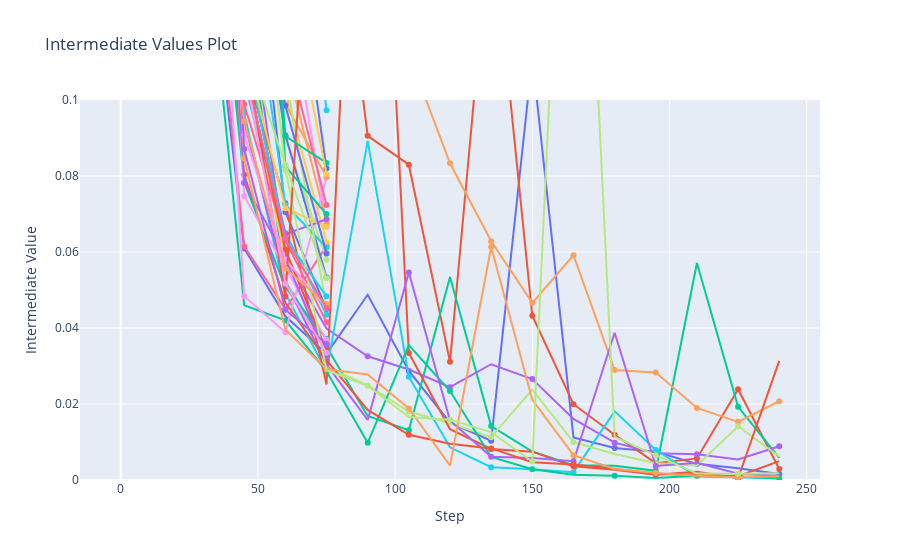

Notebook code for this chart:
### Code cell
fig = optuna.visualization.plot_intermediate_values(study_lambdas)

# Fix the visible y-range
fig.update_yaxes(range=[0.0, 0.1])

### Figure 1 — Plotly figure (JSON) as saved in the notebook; plotly's stock layout.template omitted (floating-point values rounded to 4 significant figures)
{"data": [{"marker": {"maxdisplayed": 10}, "mode": "lines+markers", "name": "Trial0", "type": "scatter", "x": [0, 15, 30, 45, 60, 75, 90, 105, 120, 135, 150, 165, 180, 195, 210, 225, 240], "y": [6.83, 0.7533, 0.1539, 0.06094, 0.04308, 0.03325, 0.04874, 0.02869, 0.0151, 0.01032, 0.1112, 0.0112, 0.008437, 0.007426, 0.004251, 0.003065, 0.001601]}, {"marker": {"maxdisplayed": 10}, "mode": "lines+markers", "name": "Trial1", "type": "scatter", "x": [0, 15, 30, 45, 60, 75, 90, 105, 120, 135, 150, 165, 180, 195, 210, 225, 240], "y": [6.019, 1.257, 0.8546, 0.5543, 0.2651, 0.1773, 0.09056, 0.08298, 0.03109, 0.1497, 0.04323, 0.01994, 0.01191, 0.004431, 0.005685, 0.0239, 0.002912]}, {"marker": {"maxdisplayed": 10}, "mode": "lines+markers", "name": "Trial2", "type": "scatter", "x": [0, 15, 30, 45, 60, 75, 90, 105, 120, 135, 150, 165, 180, 195, 210, 225, 240], "y": [5.227, 0.8887, 0.4106, 0.1297, 0.05218, 0.03504, 0.01686, 0.01309, 0.0534, 0.01419, 0.007498, 0.003885, 0.003721, 0.002414, 0.0571, 0.01927, 0.005842]}, {"marker": {"maxdisplayed": 10}, "mode": "lines+markers", "name": "Trial3", "type": "scatter", "x": [0, 15, 30, 45, 60, 75, 90, 105, 120, 135, 150, 165, 180, 195, 210, 225, 240], "y": [4.787, 0.6283, 0.358, 0.1342, 0.05884, 0.03984, 0.03255, 0.02907, 0.02442, 0.03046, 0.02656, 0.01609, 0.009829, 0.007067, 0.006775, 0.005392, 0.00889]}, {"marker": {"maxdisplayed": 10}, "mode": "lines+markers", "name": "Trial4", "type": "scatter", "x": [0, 15, 30, 45, 60, 75, 90, 105, 120, 135, 150, 165, 180, 195, 210, 225, 240], "y": [8.492, 1.059, 0.8878, 0.538, 0.3518, 0.2182, 0.1249, 0.112, 0.08334, 0.06284, 0.04663, 0.05914, 0.02895, 0.02828, 0.01896, 0.01531, 0.02072]}, {"marker": {"maxdisplayed": 10}, "mode": "lines+markers", "name": "Trial5", "type": "scatter", "x": [0, 15, 30, 45, 60, 75, 90, 105, 120, 135, 150, 165, 180, 195, 210, 225, 240], "y": [5.441, 0.5732, 0.2663, 0.09653, 0.0491, 0.02853, 0.08925, 0.02718, 0.008593, 0.003375, 0.002822, 0.002059, 0.01806, 0.00791, 0.000949, 0.0006338, 0.0004519]}, {"marker": {"maxdisplayed": 10}, "mode": "lines+markers", "name": "Trial6", "type": "scatter", "x": [0, 15, 30, 45, 60, 75], "y": [3.445, 0.9724, 0.5178, 0.2519, 0.1321, 0.1116]}, {"marker": {"maxdisplayed": 10}, "mode": "lines+markers", "name": "Trial7", "type": "scatter", "x": [0, 15, 30, 45, 60, 75, 90, 105, 120, 135, 150, 165, 180, 195, 210, 225, 240], "y": [5.319, 0.6874, 0.31, 0.1074, 0.05284, 0.02968, 0.02498, 0.01801, 0.01493, 0.01128, 0.02378, 0.009988, 0.006831, 0.004423, 0.003848, 0.01415, 0.006187]}, {"marker": {"maxdisplayed": 10}, "mode": "lines+markers", "name": "Trial8", "type": "scatter", "x": [0, 15, 30, 45, 60, 75], "y": [6.823, 0.9021, 0.5046, 0.2063, 0.131, 0.06752]}, {"marker": {"maxdisplayed": 10}, "mode": "lines+markers", "name": "Trial9", "type": "scatter", "x": [0, 15, 30, 45, 60, 75], "y": [5.107, 0.6792, 0.3218, 0.1094, 0.05798, 0.04492]}, {"marker": {"maxdisplayed": 10}, "mode": "lines+markers", "name": "Trial10", "type": "scatter", "x": [0, 15, 30, 45, 60, 75], "y": [4.054, 1.105, 0.4578, 0.1699, 0.0705, 0.04497]}, {"marker": {"maxdisplayed": 10}, "mode": "lines+markers", "name": "Trial11", "type": "scatter", "x": [0, 15, 30, 45, 60, 75, 90, 105, 120, 135, 150, 165, 180, 195, 210, 225, 240], "y": [4.263, 0.853, 0.3504, 0.1095, 0.07284, 0.02514, 0.2487, 0.03342, 0.01337, 0.008184, 0.007463, 0.003603, 0.002668, 0.001403, 0.002167, 0.0004644, 0.03134]}, {"marker": {"maxdisplayed": 10}, "mode": "lines+markers", "name": "Trial12", "type": "scatter", "x": [0, 15, 30, 45, 60, 75, 90, 105, 120, 135, 150, 165, 180, 195, 210, 225, 240], "y": [4.154, 0.8706, 0.1512, 0.046, 0.04199, 0.0286, 0.009786, 0.03553, 0.02341, 0.006059, 0.002844, 0.001359, 0.001094, 0.0005092, 0.001114, 0.0008902, 0.0004148]}, {"marker": {"maxdisplayed": 10}, "mode": "lines+markers", "name": "Trial13", "type": "scatter", "x": [0, 15, 30, 45, 60, 75, 90, 105, 120, 135, 150, 165, 180, 195, 210, 225, 240], "y": [6.382, 0.8031, 0.2182, 0.09423, 0.05219, 0.03038, 0.0158, 0.0546, 0.01565, 0.006088, 0.005772, 0.004934, 0.03876, 0.00367, 0.004521, 0.001637, 0.001146]}, {"marker": {"maxdisplayed": 10}, "mode": "lines+markers", "name": "Trial14", "type": "scatter", "x": [0, 15, 30, 45, 60, 75], "y": [5.5, 0.9405, 0.5212, 0.2609, 0.1109, 0.06775]}, {"marker": {"maxdisplayed": 10}, "mode": "lines+markers", "name": "Trial15", "type": "scatter", "x": [0, 15, 30, 45, 60, 75], "y": [9.744, 0.8093, 0.2865, 0.1044, 0.06501, 0.04348]}, {"marker": {"maxdisplayed": 10}, "mode": "lines+markers", "name": "Trial16", "type": "scatter", "x": [0, 15, 30, 45, 60, 75], "y": [2.297, 0.9831, 0.1651, 0.06147, 0.04498, 0.06162]}, {"marker": {"maxdisplayed": 10}, "mode": "lines+markers", "name": "Trial17", "type": "scatter", "x": [0, 15, 30, 45, 60, 75], "y": [5.583, 0.7992, 0.4082, 0.1811, 0.09014, 0.05798]}, {"marker": {"maxdisplayed": 10}, "mode": "lines+markers", "name": "Trial18", "type": "scatter", "x": [0, 15, 30, 45, 60, 75], "y": [4.718, 1.039, 0.218, 0.04835, 0.0389, 0.07959]}, {"marker": {"maxdisplayed": 10}, "mode": "lines+markers", "name": "Trial19", "type": "scatter", "x": [0, 15, 30, 45, 60, 75], "y": [7.517, 1.054, 0.5532, 0.2064, 0.1022, 0.06255]}, {"marker": {"maxdisplayed": 10}, "mode": "lines+markers", "name": "Trial20", "type": "scatter", "x": [0, 15, 30, 45, 60, 75], "y": [4.177, 0.9353, 0.4686, 0.1586, 0.09076, 0.05326]}, {"marker": {"maxdisplayed": 10}, "mode": "lines+markers", "name": "Trial21", "type": "scatter", "x": [0, 15, 30, 45, 60, 75, 90, 105, 120, 135, 150, 165, 180, 195, 210, 225, 240], "y": [5.046, 0.933, 0.1957, 0.08035, 0.0466, 0.03152, 0.01843, 0.01191, 0.009544, 0.008312, 0.0047, 0.004097, 0.002973, 0.001567, 0.001337, 0.0009926, 0.004954]}, {"marker": {"maxdisplayed": 10}, "mode": "lines+markers", "name": "Trial22", "type": "scatter", "x": [0, 15, 30, 45, 60, 75], "y": [5.885, 0.7971, 0.1821, 0.07828, 0.05071, 0.03713]}, {"marker": {"maxdisplayed": 10}, "mode": "lines+markers", "name": "Trial23", "type": "scatter", "x": [0, 15, 30, 45, 60, 75], "y": [4.673, 0.668, 0.318, 0.1138, 0.06467, 0.06863]}, {"marker": {"maxdisplayed": 10}, "mode": "lines+markers", "name": "Trial24", "type": "scatter", "x": [0, 15, 30, 45, 60, 75], "y": [4.105, 0.8848, 0.3771, 0.209, 0.09887, 0.07983]}, {"marker": {"maxdisplayed": 10}, "mode": "lines+markers", "name": "Trial25", "type": "scatter", "x": [0, 15, 30, 45, 60, 75], "y": [6.024, 0.79, 0.3867, 0.1474, 0.07246, 0.06117]}, {"marker": {"maxdisplayed": 10}, "mode": "lines+markers", "name": "Trial26", "type": "scatter", "x": [0, 15, 30, 45, 60, 75], "y": [3.637, 0.8102, 0.2307, 0.0989, 0.06306, 0.04153]}, {"marker": {"maxdisplayed": 10}, "mode": "lines+markers", "name": "Trial27", "type": "scatter", "x": [0, 15, 30, 45, 60, 75], "y": [2.849, 0.9617, 0.3203, 0.1817, 0.1065, 0.04543]}, {"marker": {"maxdisplayed": 10}, "mode": "lines+markers", "name": "Trial28", "type": "scatter", "x": [0, 15, 30, 45, 60, 75], "y": [6.779, 0.7438, 0.2697, 0.07465, 0.05579, 0.03687]}, {"marker": {"maxdisplayed": 10}, "mode": "lines+markers", "name": "Trial29", "type": "scatter", "x": [0, 15, 30, 45, 60, 75], "y": [4.436, 1.427, 0.6755, 0.4688, 0.3084, 0.2043]}, {"marker": {"maxdisplayed": 10}, "mode": "lines+markers", "name": "Trial30", "type": "scatter", "x": [0, 15, 30, 45, 60, 75], "y": [4.718, 0.9827, 0.6456, 0.3481, 0.158, 0.08197]}, {"marker": {"maxdisplayed": 10}, "mode": "lines+markers", "name": "Trial31", "type": "scatter", "x": [0, 15, 30, 45, 60, 75], "y": [5.349, 0.9875, 0.3275, 0.1103, 0.06067, 0.03397]}, {"marker": {"maxdisplayed": 10}, "mode": "lines+markers", "name": "Trial32", "type": "scatter", "x": [0, 15, 30, 45, 60, 75], "y": [3.386, 1.085, 0.5826, 0.2726, 0.08253, 0.06998]}, {"marker": {"maxdisplayed": 10}, "mode": "lines+markers", "name": "Trial33", "type": "scatter", "x": [0, 15, 30, 45, 60, 75], "y": [5.866, 0.8927, 0.2593, 0.07817, 0.05841, 0.03245]}, {"marker": {"maxdisplayed": 10}, "mode": "lines+markers", "name": "Trial34", "type": "scatter", "x": [0, 15, 30, 45, 60, 75, 90, 105, 120, 135, 150, 165, 180, 195, 210, 225, 240], "y": [5.083, 0.8386, 0.2703, 0.0846, 0.03955, 0.02917, 0.02778, 0.01882, 0.003778, 0.06131, 0.0211, 0.006545, 0.002913, 0.001868, 0.001127, 0.0007563, 0.000966]}, {"marker": {"maxdisplayed": 10}, "mode": "lines+markers", "name": "Trial35", "type": "scatter", "x": [0, 15, 30, 45, 60, 75], "y": [4.411, 0.6401, 0.211, 0.1147, 0.06367, 0.04836]}, {"marker": {"maxdisplayed": 10}, "mode": "lines+markers", "name": "Trial36", "type": "scatter", "x": [0, 15, 30, 45, 60, 75], "y": [1.68, 0.9539, 0.49, 0.2343, 0.1146, 0.07236]}, {"marker": {"maxdisplayed": 10}, "mode": "lines+markers", "name": "Trial37", "type": "scatter", "x": [0, 15, 30, 45, 60, 75, 90, 105, 120, 135, 150, 165, 180, 195, 210, 225, 240], "y": [5.519, 0.8023, 0.3883, 0.1765, 0.08165, 0.02887, 0.02481, 0.01655, 0.01589, 0.0126, 0.004877, 0.2361, 0.01135, 0.006507, 0.001682, 0.001649, 0.001782]}, {"marker": {"maxdisplayed": 10}, "mode": "lines+markers", "name": "Trial38", "type": "scatter", "x": [0, 15, 30, 45, 60, 75], "y": [5.027, 0.6826, 0.2023, 0.09085, 0.05804, 0.04532]}, {"marker": {"maxdisplayed": 10}, "mode": "lines+markers", "name": "Trial39", "type": "scatter", "x": [0, 15, 30, 45, 60, 75], "y": [5.989, 0.8951, 0.3245, 0.1136, 0.07153, 0.06658]}, {"marker": {"maxdisplayed": 10}, "mode": "lines+markers", "name": "Trial40", "type": "scatter", "x": [0, 15, 30, 45, 60, 75], "y": [4.629, 0.8671, 0.3532, 0.149, 0.09849, 0.05963]}, {"marker": {"maxdisplayed": 10}, "mode": "lines+markers", "name": "Trial41", "type": "scatter", "x": [0, 15, 30, 45, 60, 75], "y": [4.116, 1.084, 0.4273, 0.1152, 0.0483, 0.213]}, {"marker": {"maxdisplayed": 10}, "mode": "lines+markers", "name": "Trial42", "type": "scatter", "x": [0, 15, 30, 45, 60, 75], "y": [4.822, 0.8693, 0.5314, 0.2315, 0.09045, 0.08345]}, {"marker": {"maxdisplayed": 10}, "mode": "lines+markers", "name": "Trial43", "type": "scatter", "x": [0, 15, 30, 45, 60, 75], "y": [5.699, 0.859, 0.2895, 0.08707, 0.0448, 0.03579]}, {"marker": {"maxdisplayed": 10}, "mode": "lines+markers", "name": "Trial44", "type": "scatter", "x": [0, 15, 30, 45, 60, 75], "y": [5.592, 0.7043, 0.1827, 0.09442, 0.05566, 0.04627]}, {"marker": {"maxdisplayed": 10}, "mode": "lines+markers", "name": "Trial45", "type": "scatter", "x": [0, 15, 30, 45, 60, 75], "y": [3.155, 0.8722, 0.4817, 0.3197, 0.1883, 0.09728]}, {"marker": {"maxdisplayed": 10}, "mode": "lines+markers", "name": "Trial46", "type": "scatter", "x": [0, 15, 30, 45, 60, 75], "y": [5.216, 0.998, 0.27, 0.1089, 0.06346, 0.04528]}, {"marker": {"maxdisplayed": 10}, "mode": "lines+markers", "name": "Trial47", "type": "scatter", "x": [0, 15, 30, 45, 60, 75], "y": [8.027, 0.8457, 0.2572, 0.1149, 0.08296, 0.05307]}, {"marker": {"maxdisplayed": 10}, "mode": "lines+markers", "name": "Trial48", "type": "scatter", "x": [0, 15, 30, 45, 60, 75], "y": [4.934, 0.8086, 0.3005, 0.1085, 0.05171, 0.03352]}, {"marker": {"maxdisplayed": 10}, "mode": "lines+markers", "name": "Trial49", "type": "scatter", "x": [0, 15, 30, 45, 60, 75], "y": [6.303, 1.094, 0.5479, 0.2911, 0.1354, 0.08047]}], "layout": {"showlegend": false, "title": {"text": "Intermediate Values Plot"}, "xaxis": {"title": {"text": "Step"}}, "yaxis": {"range": [0, 0.1], "title": {"text": "Intermediate Value"}}}}
